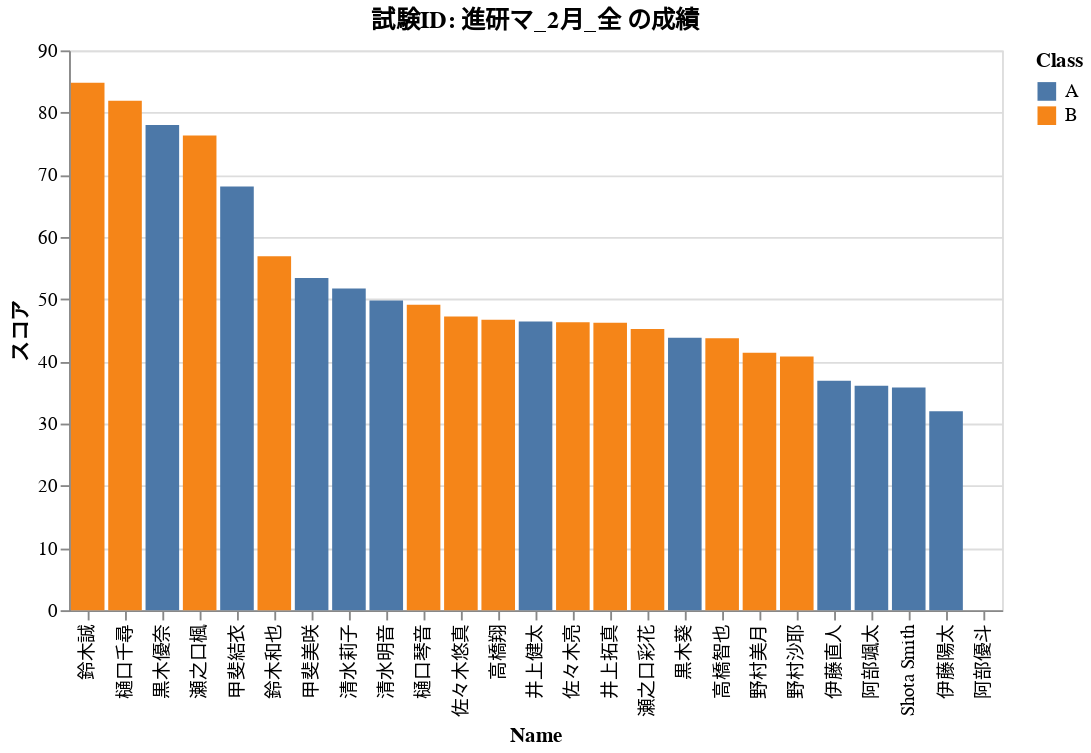

Notebook code cell kept with this figure:
### Code cell
# @title Interactive Bar Graph
import pandas as pd
import altair as alt
from google.colab import files
import ipywidgets as widgets
from IPython.display import display, clear_output
import numpy as np

# ---------------------------
# CSVファイルのアップロードと読み込み
# ---------------------------
uploaded = files.upload()
if uploaded:
    filename = list(uploaded.keys())[0]
    df = pd.read_csv(filename)
    display(df.head())
else:
    print("ファイルがアップロードされませんでした。")

# ---------------------------
# 必要な列と試験IDの作成
# ---------------------------
standard_cols = {"ID", "Name", "試験名", "時期", "科目", "スコア", "試験ID"}
# 試験IDは「試験名」「時期」「科目」を連結して作成
df["試験ID"] = df["試験名"].astype(str) + "_" + df["時期"].astype(str) + "_" + df["科目"].astype(str)

# ---------------------------
# 因子属性候補の抽出（標準列以外）
# ---------------------------
extra_columns = [col for col in df.columns if col not in standard_cols]

# ---------------------------
# 試験選択用ウィジェット（単一選択）
# ---------------------------
unique_tests = list(df["試験ID"].unique())
exam_dropdown = widgets.Dropdown(
    options=unique_tests,
    description='試験ID:',
    value=unique_tests[0],
    disabled=False,
)

# ---------------------------
# 並び順選択用ウィジェット
# ---------------------------
sort_method_dropdown = widgets.Dropdown(
    options=["ID順", "順位順"],
    description="並び順:",
    value="ID順",
    disabled=False,
)

# ---------------------------
# 因子属性選択用ウィジェット（最大2種類）
# ---------------------------
# 「None」を選択肢に追加（未選択状態）
factor_options = ["None"] + extra_columns
factor_dropdown1 = widgets.Dropdown(
    options=factor_options,
    description='因子属性1:',
    value="None",
    disabled=False,
)
factor_dropdown2 = widgets.Dropdown(
    options=factor_options,
    description='因子属性2:',
    value="None",
    disabled=False,
)

# ---------------------------
# その他のウィジェット
# ---------------------------
threshold_text = widgets.Text(
    value='',
    description='閾値:',
    placeholder='半角数字を入力'
)
mean_button = widgets.Button(description='平均値を自動入力')
show_labels_checkbox = widgets.Checkbox(value=False, description='スコア表示')
# 文字サイズ変更用ウィジェット（デフォルト値10）
font_size_text = widgets.IntText(value=10, description='文字サイズ:', min=1)
update_chart_button = widgets.Button(description='グラフを更新')

# ---------------------------
# 受験者名の順序（ID順）を保持
# ---------------------------
names_df = df[['ID', 'Name']].drop_duplicates().sort_values("ID")
ordered_names = names_df["Name"].tolist()

# ---------------------------
# 各試験内での順位計算用関数
# ---------------------------
def compute_rank(grp):
    grp = grp.copy()
    valid_count = grp['スコア'].notna().sum()  # 有効なスコアの件数
    grp.loc[grp['スコア'].notna(), '順位_num'] = grp.loc[grp['スコア'].notna(), 'スコア'].rank(ascending=False, method='min')
    grp.loc[grp['スコア'].isna(), '順位_num'] = valid_count + 1  # 欠損値は最後尾
    grp['順位_disp'] = grp.apply(lambda row: row['順位_num'] if pd.notna(row['スコア']) else "NA", axis=1)
    return grp

# ---------------------------
# グラフ描画関数
# ---------------------------
def update_chart(b):
    clear_output(wait=True)

    # ウィジェットの再表示
    ui_items = [exam_dropdown, sort_method_dropdown, factor_dropdown1, factor_dropdown2,
                show_labels_checkbox, font_size_text, threshold_text, mean_button, update_chart_button]
    for w in ui_items:
        display(w)

    # 選択された試験IDのデータを抽出
    selected_exam = exam_dropdown.value
    filtered_df = df[df["試験ID"] == selected_exam].copy()

    # 単一試験内でスコア降順（欠損値は最後）にソートし、順位を計算
    filtered_df = filtered_df.sort_values(by='スコア', ascending=False, na_position='last')
    filtered_df = compute_rank(filtered_df)

    # 色分けのため、因子属性の選択状況を判定
    factor1 = factor_dropdown1.value
    factor2 = factor_dropdown2.value

    if factor1 != "None" and factor2 != "None":
        # 両方選択された場合、2つの属性の値を結合した列を作成
        filtered_df['CompositeFactor'] = filtered_df[factor1].astype(str) + "_" + filtered_df[factor2].astype(str)
        color_field = alt.Color('CompositeFactor:N', legend=alt.Legend(title=f'{factor1} + {factor2}'))
        selection_field = 'CompositeFactor'
    elif factor1 != "None":
        color_field = alt.Color(f"{factor1}:N", legend=alt.Legend(title=factor1))
        selection_field = factor1
    elif factor2 != "None":
        color_field = alt.Color(f"{factor2}:N", legend=alt.Legend(title=factor2))
        selection_field = factor2
    else:
        color_field = alt.Color('Name:N', scale=alt.Scale(domain=ordered_names),
                                legend=alt.Legend(title='生徒名'))
        selection_field = 'Name'

    # Ctrlキーを押しながら複数選択できるように設定(, toggle="event.ctrlKey")
    selection = alt.selection_multi(fields=[selection_field], bind='legend')

    # 並び順の設定
    if sort_method_dropdown.value == "ID順":
        sort_order = ordered_names
    else:
        sort_order = alt.EncodingSortField(field='順位_num', order='ascending')

    base = alt.Chart(filtered_df).encode(
        x=alt.X('Name:N', sort=sort_order, title='Name'),
        y=alt.Y('スコア:Q', title='スコア'),
        tooltip=[
            alt.Tooltip('Name:N', title='Name'),
            alt.Tooltip('スコア:Q', title='スコア'),
            alt.Tooltip('順位_disp:N', title='順位')
        ]
    )

    bars = base.mark_bar().encode(
        color=alt.condition(selection,
                            color_field,
                            alt.value('lightgray'))
    ).add_selection(selection)

    layered = bars

    if show_labels_checkbox.value:
        text = base.mark_text(dy=-5, color='black', fontSize=font_size_text.value).encode(
            text=alt.Text('スコア:Q', format=".1f")
        )
        layered = alt.layer(bars, text)

    try:
        threshold = float(threshold_text.value)
        threshold_df = pd.DataFrame({'y': [threshold]})
        rule = alt.Chart(threshold_df).mark_rule(strokeDash=[5, 5], color='red').encode(
            y=alt.Y('y:Q')
        )
        layered = layered + rule
    except ValueError:
        pass

    chart = layered.properties(
        title=f'試験ID: {selected_exam} の成績'
    )

    display(chart)

# ---------------------------
# ボタン・ウィジェットのコールバック
# ---------------------------
def set_mean_value(b):
    selected_exam = exam_dropdown.value
    filtered_df = df[df["試験ID"] == selected_exam]
    if not filtered_df.empty:
        mean_val = filtered_df['スコア'].mean()
        threshold_text.value = str(round(mean_val, 2))
    update_chart(None)

mean_button.on_click(set_mean_value)
update_chart_button.on_click(update_chart)
exam_dropdown.observe(update_chart, names='value')
sort_method_dropdown.observe(update_chart, names='value')
factor_dropdown1.observe(update_chart, names='value')
factor_dropdown2.observe(update_chart, names='value')
show_labels_checkbox.observe(update_chart, names='value')
font_size_text.observe(update_chart, names='value')

# ---------------------------
# 初期ウィジェットの表示
# ---------------------------
ui_items = [exam_dropdown, sort_method_dropdown, factor_dropdown1, factor_dropdown2,
            show_labels_checkbox, font_size_text, threshold_text, mean_button, update_chart_button]
for w in ui_items:
    display(w)

update_chart(None)

### Figure 1 — Vega-Lite specification as saved in the notebook (floating-point values rounded to 4 significant figures)
{"config": {"view": {"continuousWidth": 300, "continuousHeight": 300}}, "data": {"name": "data-eb0af522282312b78937ed1681897957"}, "mark": {"type": "bar"}, "encoding": {"color": {"condition": {"param": "param_89", "field": "Class", "legend": {"title": "Class"}, "type": "nominal"}, "value": "lightgray"}, "tooltip": [{"field": "Name", "title": "Name", "type": "nominal"}, {"field": "スコア", "title": "スコア", "type": "quantitative"}, {"field": "順位_disp", "title": "順位", "type": "nominal"}], "x": {"field": "Name", "sort": {"field": "順位_num", "order": "ascending"}, "title": "Name", "type": "nominal"}, "y": {"field": "スコア", "title": "スコア", "type": "quantitative"}}, "params": [{"name": "param_89", "select": {"type": "point", "fields": ["Class"]}, "bind": "legend"}], "title": "試験ID: 進研マ_2月_全 の成績", "$schema": "https://vega.github.io/schema/vega-lite/v5.20.1.json", "datasets": {"data-eb0af522282312b78937ed1681897957": [{"Name": "鈴木誠", "ID": "B11", "Class": "B", "Gender": "M", "主体性": 54, "思考力": 42, "試験名": "進研マ", "時期": "2月", "科目": "全", "スコア": 84.8, "試験ID": "進研マ_2月_全", "順位_num": 1.0, "順位_disp": 1.0}, {"Name": "樋口千尋", "ID": "B06", "Class": "B", "Gender": "F", "主体性": 62, "思考力": 66, "試験名": "進研マ", "時期": "2月", "科目": "全", "スコア": 81.9, "試験ID": "進研マ_2月_全", "順位_num": 2.0, "順位_disp": 2.0}, {"Name": "黒木優奈", "ID": "A04", "Class": "A", "Gender": "F", "主体性": 56, "思考力": 50, "試験名": "進研マ", "時期": "2月", "科目": "全", "スコア": 78.0, "試験ID": "進研マ_2月_全", "順位_num": 3.0, "順位_disp": 3.0}, {"Name": "瀬之口楓", "ID": "B02", "Class": "B", "Gender": "F", "主体性": 60, "思考力": 48, "試験名": "進研マ", "時期": "2月", "科目": "全", "スコア": 76.3, "試験ID": "進研マ_2月_全", "順位_num": 4.0, "順位_disp": 4.0}, {"Name": "甲斐結衣", "ID": "A02", "Class": "A", "Gender": "F", "主体性": 84, "思考力": 85, "試験名": "進研マ", "時期": "2月", "科目": "全", "スコア": 68.1, "試験ID": "進研マ_2月_全", "順位_num": 5.0, "順位_disp": 5.0}, {"Name": "鈴木和也", "ID": "B10", "Class": "B", "Gender": "M", "主体性": 54, "思考力": 64, "試験名": "進研マ", "時期": "2月", "科目": "全", "スコア": 56.9, "試験ID": "進研マ_2月_全", "順位_num": 6.0, "順位_disp": 6.0}, {"Name": "甲斐美咲", "ID": "A01", "Class": "A", "Gender": "F", "主体性": 77, "思考力": 73, "試験名": "進研マ", "時期": "2月", "科目": "全", "スコア": 53.4, "試験ID": "進研マ_2月_全", "順位_num": 7.0, "順位_disp": 7.0}, {"Name": "清水莉子", "ID": "A06", "Class": "A", "Gender": "F", "主体性": 46, "思考力": 47, "試験名": "進研マ", "時期": "2月", "科目": "全", "スコア": 51.7, "試験ID": "進研マ_2月_全", "順位_num": 8.0, "順位_disp": 8.0}, {"Name": "清水明音", "ID": "A05", "Class": "A", "Gender": "F", "主体性": 58, "思考力": 59, "試験名": "進研マ", "時期": "2月", "科目": "全", "スコア": 49.8, "試験ID": "進研マ_2月_全", "順位_num": 9.0, "順位_disp": 9.0}, {"Name": "樋口琴音", "ID": "B05", "Class": "B", "Gender": "F", "主体性": 76, "思考力": 62, "試験名": "進研マ", "時期": "2月", "科目": "全", "スコア": 49.1, "試験ID": "進研マ_2月_全", "順位_num": 10.0, "順位_disp": 10.0}, {"Name": "佐々木悠真", "ID": "B08", "Class": "B", "Gender": "M", "主体性": 50, "思考力": 40, "試験名": "進研マ", "時期": "2月", "科目": "全", "スコア": 47.2, "試験ID": "進研マ_2月_全", "順位_num": 11.0, "順位_disp": 11.0}, {"Name": "高橋翔", "ID": "B12", "Class": "B", "Gender": "M", "主体性": 49, "思考力": 34, "試験名": "進研マ", "時期": "2月", "科目": "全", "スコア": 46.7, "試験ID": "進研マ_2月_全", "順位_num": 12.0, "順位_disp": 12.0}, {"Name": "井上健太", "ID": "A11", "Class": "A", "Gender": "M", "主体性": 56, "思考力": 53, "試験名": "進研マ", "時期": "2月", "科目": "全", "スコア": 46.4, "試験ID": "進研マ_2月_全", "順位_num": 13.0, "順位_disp": 13.0}, {"Name": "佐々木亮", "ID": "B09", "Class": "B", "Gender": "M", "主体性": 79, "思考力": 77, "試験名": "進研マ", "時期": "2月", "科目": "全", "スコア": 46.3, "試験ID": "進研マ_2月_全", "順位_num": 14.0, "順位_disp": 14.0}, {"Name": "井上拓真", "ID": "B07", "Class": "B", "Gender": "M", "主体性": 54, "思考力": 53, "試験名": "進研マ", "時期": "2月", "科目": "全", "スコア": 46.2, "試験ID": "進研マ_2月_全", "順位_num": 15.0, "順位_disp": 15.0}, {"Name": "瀬之口彩花", "ID": "B01", "Class": "B", "Gender": "F", "主体性": 73, "思考力": 73, "試験名": "進研マ", "時期": "2月", "科目": "全", "スコア": 45.2, "試験ID": "進研マ_2月_全", "順位_num": 16.0, "順位_disp": 16.0}, {"Name": "黒木葵", "ID": "A03", "Class": "A", "Gender": "F", "主体性": 47, "思考力": 47, "試験名": "進研マ", "時期": "2月", "科目": "全", "スコア": 43.8, "試験ID": "進研マ_2月_全", "順位_num": 17.0, "順位_disp": 17.0}, {"Name": "高橋智也", "ID": "B13", "Class": "B", "Gender": "M", "主体性": 34, "思考力": 38, "試験名": "進研マ", "時期": "2月", "科目": "全", "スコア": 43.7, "試験ID": "進研マ_2月_全", "順位_num": 18.0, "順位_disp": 18.0}, {"Name": "野村美月", "ID": "B04", "Class": "B", "Gender": "F", "主体性": 61, "思考力": 41, "試験名": "進研マ", "時期": "2月", "科目": "全", "スコア": 41.4, "試験ID": "進研マ_2月_全", "順位_num": 19.0, "順位_disp": 19.0}, {"Name": "野村沙耶", "ID": "B03", "Class": "B", "Gender": "F", "主体性": 42, "思考力": 32, "試験名": "進研マ", "時期": "2月", "科目": "全", "スコア": 40.8, "試験ID": "進研マ_2月_全", "順位_num": 20.0, "順位_disp": 20.0}, {"Name": "伊藤直人", "ID": "A09", "Class": "A", "Gender": "M", "主体性": 60, "思考力": 57, "試験名": "進研マ", "時期": "2月", "科目": "全", "スコア": 36.9, "試験ID": "進研マ_2月_全", "順位_num": 21.0, "順位_disp": 21.0}, {"Name": "阿部颯太", "ID": "A08", "Class": "A", "Gender": "M", "主体性": 41, "思考力": 33, "試験名": "進研マ", "時期": "2月", "科目": "全", "スコア": 36.1, "試験ID": "進研マ_2月_全", "順位_num": 22.0, "順位_disp": 22.0}, {"Name": "Shota Smith", "ID": "A12", "Class": "A", "Gender": "M", "主体性": 59, "思考力": 63, "試験名": "進研マ", "時期": "2月", "科目": "全", "スコア": 35.8, "試験ID": "進研マ_2月_全", "順位_num": 23.0, "順位_disp": 23.0}, {"Name": "伊藤陽太", "ID": "A10", "Class": "A", "Gender": "M", "主体性": 52, "思考力": 59, "試験名": "進研マ", "時期": "2月", "科目": "全", "スコア": 32.0, "試験ID": "進研マ_2月_全", "順位_num": 24.0, "順位_disp": 24.0}, {"Name": "阿部優斗", "ID": "A07", "Class": "A", "Gender": "M", "主体性": 73, "思考力": 59, "試験名": "進研マ", "時期": "2月", "科目": "全", "スコア": null, "試験ID": "進研マ_2月_全", "順位_num": 25.0, "順位_disp": "NA"}]}}
